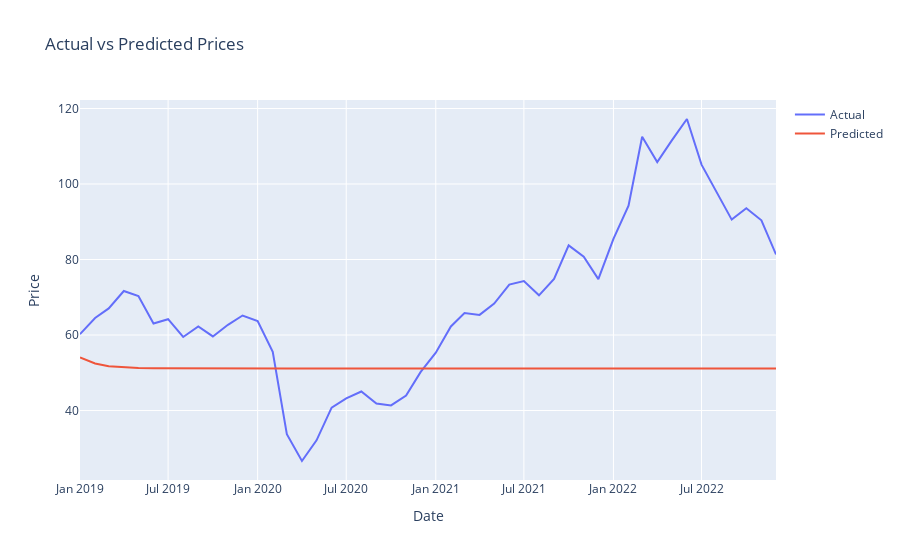

Write notebook code for a chart like this one.
### Markdown cell above
**Plotting Actual vs Predicted Prices**: The actual and predicted prices are plotted.

### Code cell
fig = go.Figure()
fig.add_trace(go.Scatter(x=test.index, y=test['Price'], mode='lines', name='Actual'))
fig.add_trace(go.Scatter(x=test.index, y=predictions, mode='lines', name='Predicted'))
fig.update_layout(title='Actual vs Predicted Prices', xaxis_title='Date', yaxis_title='Price')
fig.show()
